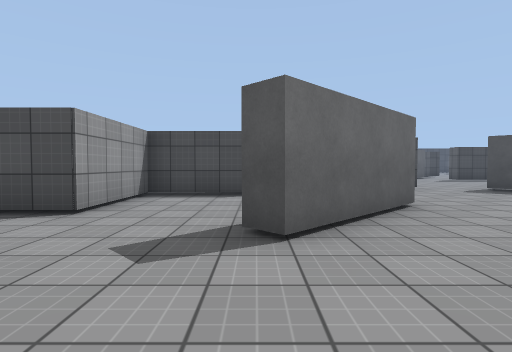
view 1 (above)

24 first-person views from a walk through a scene from a Unity 3-D project. The camera is 1.2 m above the floor, tilts 2° down and sees 80° across. The floor is counted in squares, 2 m on a side. Each view is taken from the middle of a square. On the plan, view 1 faces up. The plan holds only what a view shows up to about 9 squares ahead; the rest is blank. The place goes on beyond the plan. The player character is not drawn. Some animated figures are not drawn. Surface patterns are stand-ins for the level's own textures.

view 2
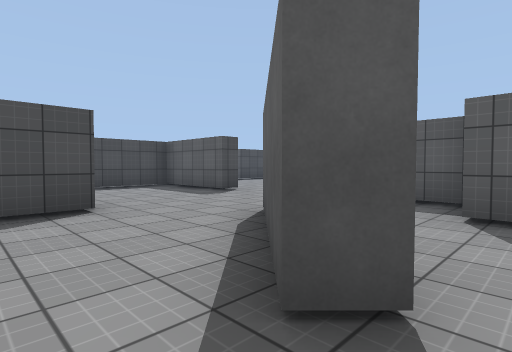

view 3
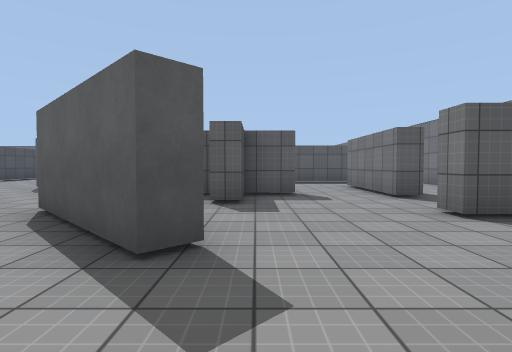

view 4
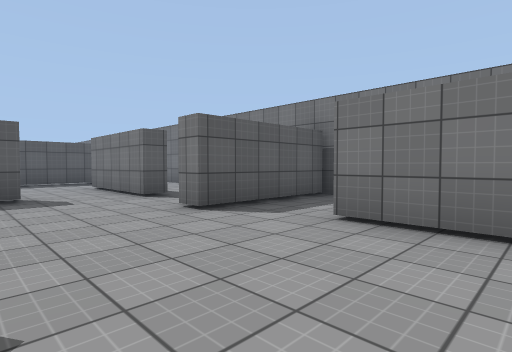

view 5
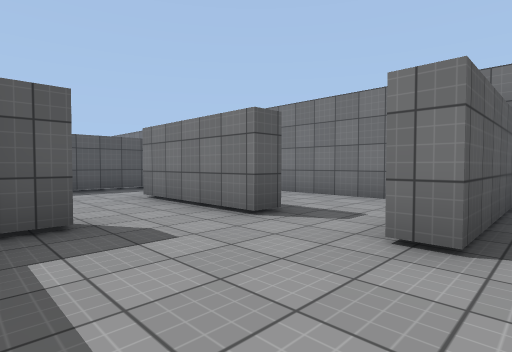

view 6
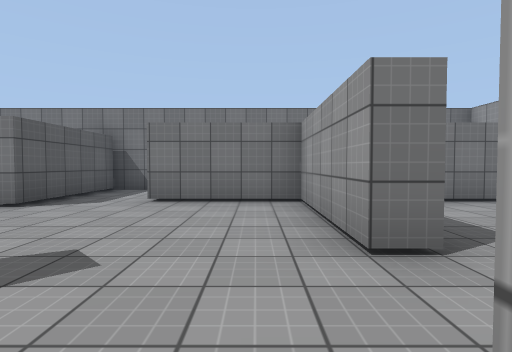

view 7
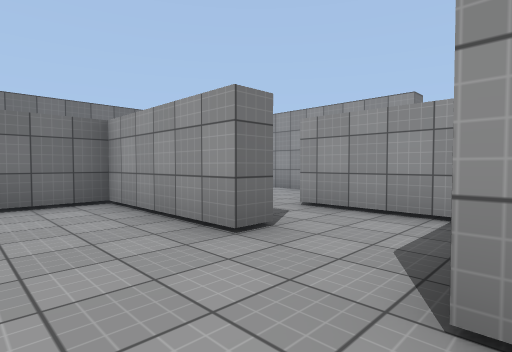

view 8
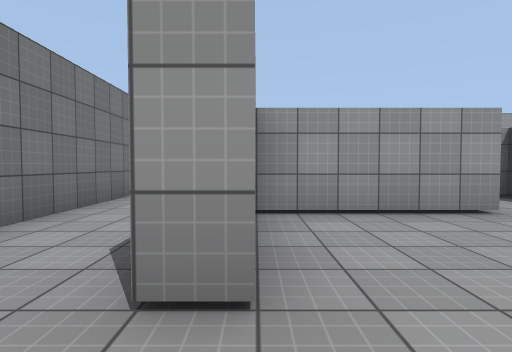

view 9
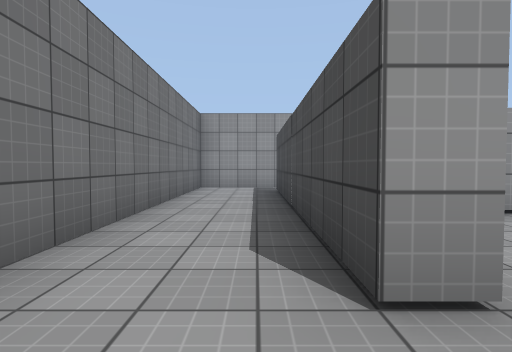

view 10
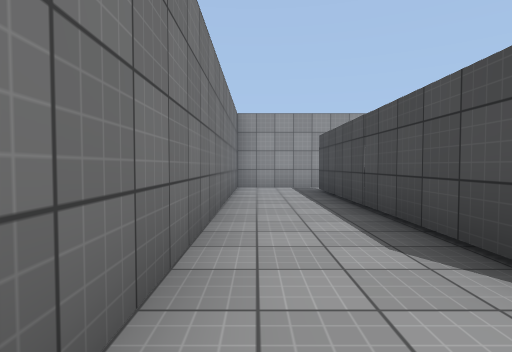

view 11
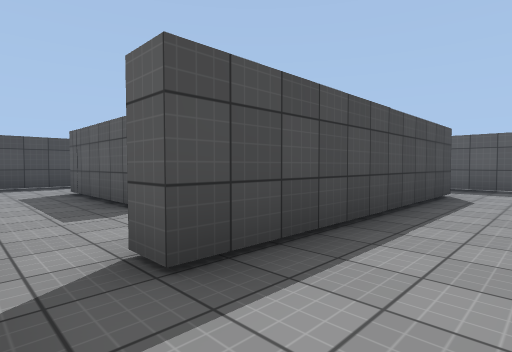

view 12
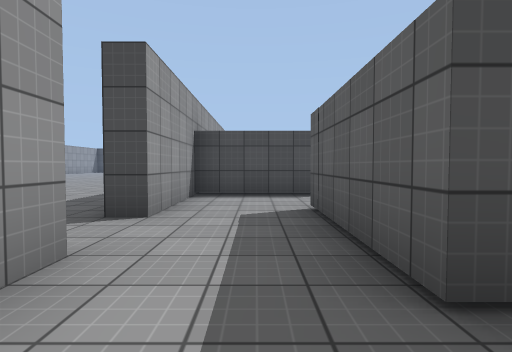

view 13
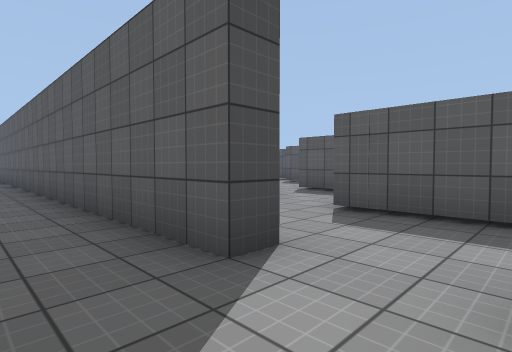

view 14
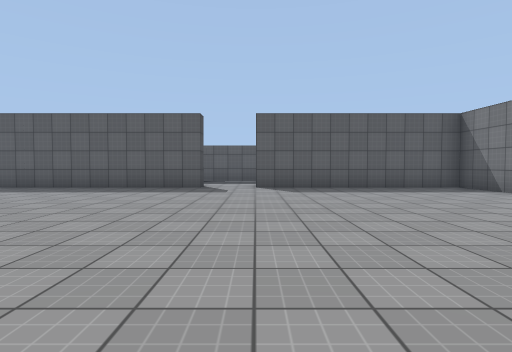

view 15
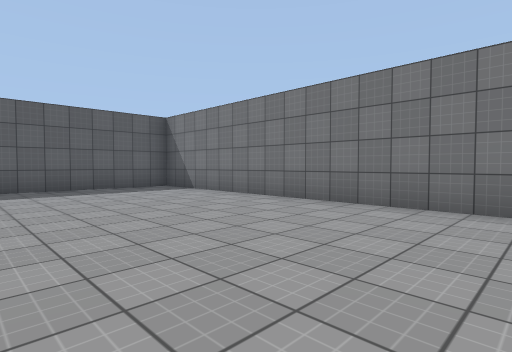

view 16
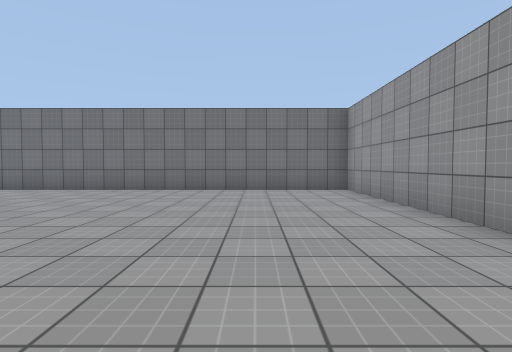

view 17
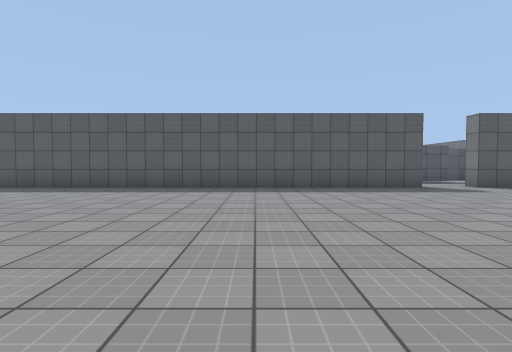

view 18
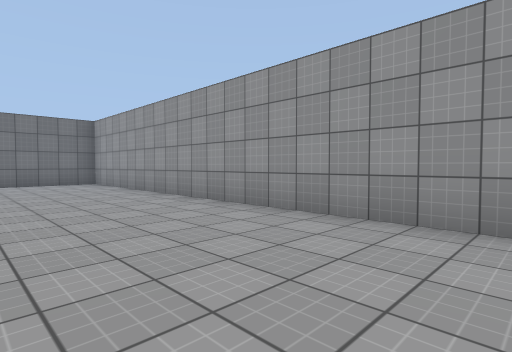

view 19
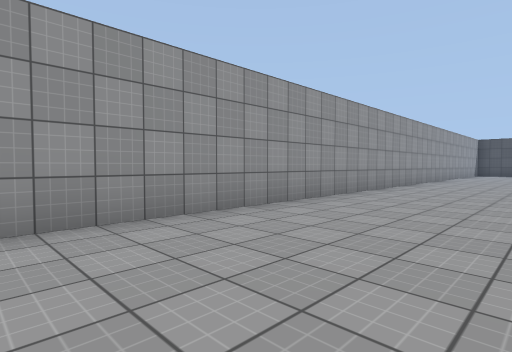

view 20
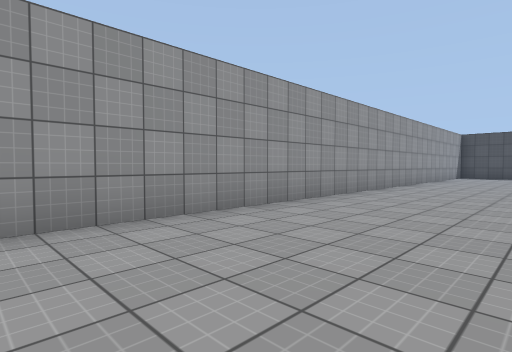

view 21
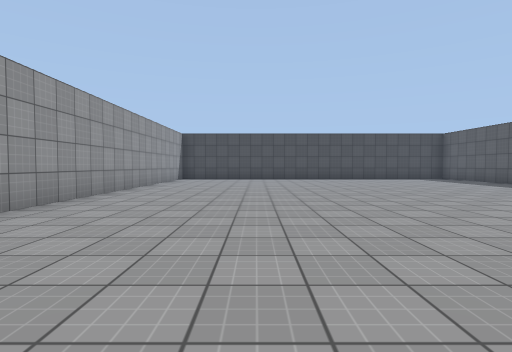

view 22
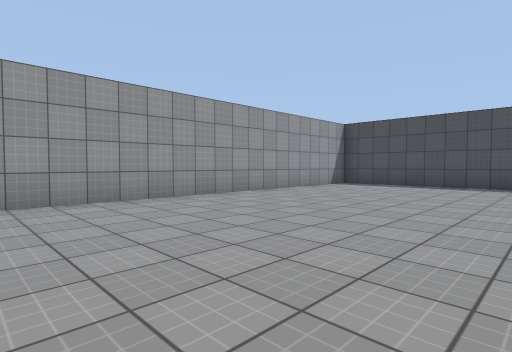

view 23
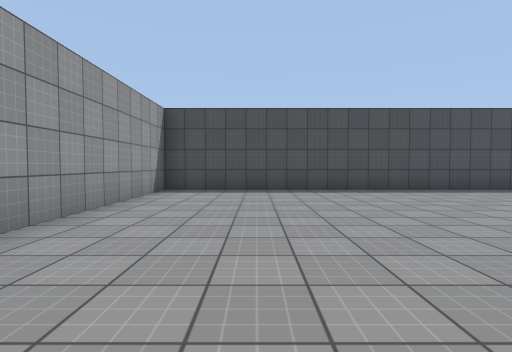

view 24
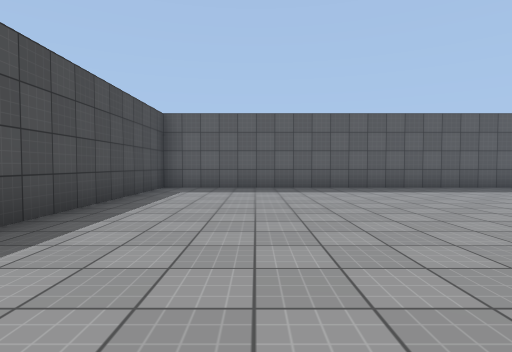

### Floor plan
Points are (right, up) in squares from view 1. A wall is a line through its corners. A room is listed if a view was taken in it or the views show most of it. See-through windows are left out.
Room 1 (views 1, 2, 3, 4, 5, 6, 7)
walls: (2.4, 4.6) (0.2, 2.4) (-0.1, 2.7) (2.1, 4.9); (4.2, 2.9) (4.2, 3.6); (4.2, 1.1) (4.2, 2.2) (2.8, 2.2) (2.8, 2.8); (1.4, -0.4) (2, -0.4); (0.4, 6.2) (-2.2, 6.2) (-2.2, 3.7); (3.6, -1.1) (3.6, -0.6) (6.5, -0.6); (-2.7, 2) (-2.7, -1) (-0.2, -1); (4.1, 7.7) (3.6, 7.7) (3.6, 10.3) (1.5, 10.3); (6, 7) (5.5, 7.4)
ways out: opening at (0.5, -1) to room 2; opening at (3, -1) to room 5; opening at (-3, 2.5) to room 6; opening at (5, 7)
Room 2 (views 8, 9, 10, 11)
walls: (-0.2, -1) (-0.2, -1.5) (-6.2, -1.5) (-6.2, -1); (-7.2, -0.6) (-7.2, -3.5) (1.4, -3.5) (1.4, -0.4)
ways out: opening at (0.5, -1) to room 1; opening at (-7, -1) to room 3
Room 3 (view 12)
walls: (-5.2, 1.1) (-5.2, 4.2); (-7.7, 2) (-7.2, 2) (-7.2, 1.4); (-6.2, -1) (-5, -1)
ways out: opening at (-7, -1) to room 2; opening at (-8, 2.5) to room 4; opening at (-5, 0.5) to room 6; opening at (-6.5, 4) to room 7
Room 4 (views 13, 14, 15, 16, 17, 18, 19, 20, 21, 22, 23, 24)
walls: (-7.2, 3.5) (-7.7, 3.5) (-7.7, 25.5) (-19.2, 25.5) (-19.2, -3.5) (-7.7, -3.5) (-7.7, 2)
ways out: opening at (-8, 2.5) to room 3
Room 5 (no view inside)
walls: (3.1, -3.5) (5.8, -3.5)
ways out: opening at (3, -1) to room 1
Room 6 (no view inside)
walls: (-3.2, 2) (-2.7, 2); (-2.2, 3.7) (-4.7, 3.7) (-4.7, 1.1)
ways out: opening at (-3, 2.5) to room 1; opening at (-5, 0.5) to room 3
Room 7 (no view inside)
walls: (-4.8, 6.2) (-7.2, 6.2) (-7.2, 3.5)
ways out: opening at (-6.5, 4) to room 3; opening at (-5, 5) to room 8
Room 8 (no view inside)
walls: (-2.7, 5.6) (-2.7, 6.8)
ways out: opening at (-5, 5) to room 7; opening at (-4, 6)

Positions as (right, up) in squares from view 1, and headings:
1: (0, 0), facing up
2: (-1, 2), facing up-right
3: (-2, 2), facing right
4: (-2, 2), facing down-right
5: (1, 2), facing down-right
6: (-2, 4), facing down
7: (-1, 4), facing down-left
8: (1, -1), facing left
9: (1, -2), facing left
10: (1, -3), facing left
11: (-7, -3), facing up-right
12: (-6, 0), facing up
13: (-9, 2), facing up-right
14: (-16, 2), facing right
15: (-16, 1), facing down-right
16: (-17, 4), facing down
17: (-16, 8), facing right
18: (-16, 7), facing down-left
19: (-16, 5), facing up-left
20: (-16, 9), facing up-left
21: (-16, 12), facing up
22: (-14, 16), facing up-left
23: (-17, 18), facing up
24: (-16, 23), facing right
